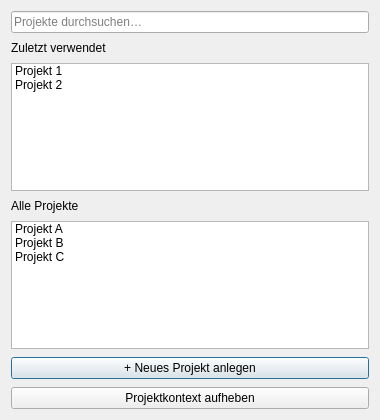
<?xml version="1.0" encoding="UTF-8"?>
<ui version="4.0">
 <class>ProjectSwitcherDialog</class>
 <widget class="QDialog" name="ProjectSwitcherDialog">
  <property name="geometry">
   <rect>
    <x>0</x>
    <y>0</y>
    <width>380</width>
    <height>420</height>
   </rect>
  </property>
  <property name="minimumSize">
   <size>
    <width>380</width>
    <height>420</height>
   </size>
  </property>
  <property name="windowTitle">
   <string>Projekt wechseln</string>
  </property>
  <property name="modal">
   <bool>true</bool>
  </property>
  <layout class="QVBoxLayout" name="mainLayout">
   <property name="spacing">
    <number>8</number>
   </property>
   <item>
    <widget class="QLineEdit" name="searchField">
     <property name="placeholderText">
      <string>Projekte durchsuchen…</string>
     </property>
    </widget>
   </item>
   <item>
    <widget class="QLabel" name="recentLabel">
     <property name="text">
      <string>Zuletzt verwendet</string>
     </property>
    </widget>
   </item>
   <item>
    <widget class="QListWidget" name="recentList">
     <item>
      <property name="text">
       <string>Projekt 1</string>
      </property>
     </item>
     <item>
      <property name="text">
       <string>Projekt 2</string>
      </property>
     </item>
    </widget>
   </item>
   <item>
    <widget class="QLabel" name="allLabel">
     <property name="text">
      <string>Alle Projekte</string>
     </property>
    </widget>
   </item>
   <item>
    <widget class="QListWidget" name="allList">
     <item>
      <property name="text">
       <string>Projekt A</string>
      </property>
     </item>
     <item>
      <property name="text">
       <string>Projekt B</string>
      </property>
     </item>
     <item>
      <property name="text">
       <string>Projekt C</string>
      </property>
     </item>
    </widget>
   </item>
   <item>
    <widget class="QPushButton" name="btnNewProject">
     <property name="text">
      <string>+ Neues Projekt anlegen</string>
     </property>
    </widget>
   </item>
   <item>
    <widget class="QPushButton" name="btnClear">
     <property name="text">
      <string>Projektkontext aufheben</string>
     </property>
    </widget>
   </item>
  </layout>
 </widget>
 <layoutdefault spacing="6" margin="11"/>
 <resources/>
 <connections/>
</ui>
